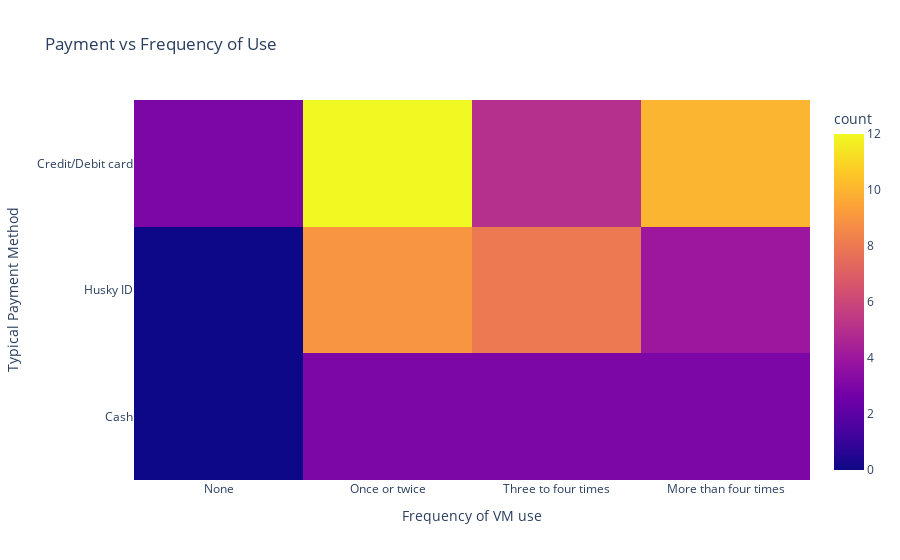

Notebook code cell kept with this figure:
### Code cell
# Vis 6 - Heatmap
fig6 = px.density_heatmap(data_frame=df_csv, x='Q4', y='Q8', nbinsx=50, nbinsy=50, category_orders={'Q4': ['None', 'Once or twice', 'Three to four times', 'More than four times'], 'Q8': [
                          'Credit/Debit card', 'Husky ID', 'Cash']}, labels=dict(Q8="Typical Payment Method", Q4='Frequency of VM use'), title='Payment vs Frequency of Use')
fig6.show()

### Figure 1 — Plotly figure (JSON) as saved in the notebook; plotly's stock layout.template omitted (floating-point values rounded to 4 significant figures)
{"data": [{"coloraxis": "coloraxis", "hovertemplate": "Frequency of VM use=%{x}<br>Typical Payment Method=%{y}<br>count=%{z}<extra></extra>", "name": "", "nbinsx": 50, "nbinsy": 50, "type": "histogram2d", "x": ["Once or twice", "Once or twice", "Once or twice", "Once or twice", "Once or twice", "None", "Three to four times", "Once or twice", "Once or twice", "Once or twice", "Three to four times", "None", "Once or twice", "Once or twice", "Once or twice", "None", "Once or twice", "Three to four times", "More than four times", "Once or twice", "Three to four times", "More than four times", "More than four times", "More than four times", "Once or twice", "Once or twice", "Three to four times", "Once or twice", "More than four times", "Three to four times", "More than four times", "Once or twice", "More than four times", "Three to four times", "Three to four times", "Three to four times", "More than four times", "More than four times", "More than four times", "More than four times", "Three to four times", "More than four times", "More than four times", "Once or twice", "Once or twice", "More than four times", "Three to four times", "Once or twice", "Three to four times", "Three to four times", "Once or twice", "More than four times", "Once or twice", "Three to four times", "Once or twice", "More than four times", "More than four times", "Three to four times", "Three to four times", "Once or twice"], "xaxis": "x", "xbingroup": "x", "y": ["Husky ID", "Credit/Debit card", "Credit/Debit card", "Husky ID", "Credit/Debit card", "Credit/Debit card", "Husky ID", "Husky ID", "Credit/Debit card", "Husky ID", "Husky ID", "Credit/Debit card", "Credit/Debit card", "Credit/Debit card", "Husky ID", "Credit/Debit card", "Credit/Debit card", "Cash", "Husky ID", "Credit/Debit card", "Husky ID", "Cash", "Credit/Debit card", "Credit/Debit card", "Husky ID", "Husky ID", "Credit/Debit card", "Credit/Debit card", "Cash", "Credit/Debit card", "Credit/Debit card", "Husky ID", "Credit/Debit card", "Credit/Debit card", "Husky ID", "Credit/Debit card", "Credit/Debit card", "Credit/Debit card", "Credit/Debit card", "Cash", "Husky ID", "Credit/Debit card", "Husky ID", "Credit/Debit card", "Husky ID", "Credit/Debit card", "Cash", "Credit/Debit card", "Cash", "Husky ID", "Cash", "Credit/Debit card", "Cash", "Husky ID", "Credit/Debit card", "Husky ID", "Husky ID", "Husky ID", "Credit/Debit card", "Cash"], "yaxis": "y", "ybingroup": "y"}], "layout": {"coloraxis": {"colorbar": {"title": {"text": "count"}}, "colorscale": [[0, "#0d0887"], [0.1111, "#46039f"], [0.2222, "#7201a8"], [0.3333, "#9c179e"], [0.4444, "#bd3786"], [0.5556, "#d8576b"], [0.6667, "#ed7953"], [0.7778, "#fb9f3a"], [0.8889, "#fdca26"], [1, "#f0f921"]]}, "legend": {"tracegroupgap": 0}, "title": {"text": "Payment vs Frequency of Use"}, "xaxis": {"anchor": "y", "categoryarray": ["None", "Once or twice", "Three to four times", "More than four times"], "categoryorder": "array", "domain": [0, 1], "title": {"text": "Frequency of VM use"}}, "yaxis": {"anchor": "x", "categoryarray": ["Cash", "Husky ID", "Credit/Debit card"], "categoryorder": "array", "domain": [0, 1], "title": {"text": "Typical Payment Method"}}}}
